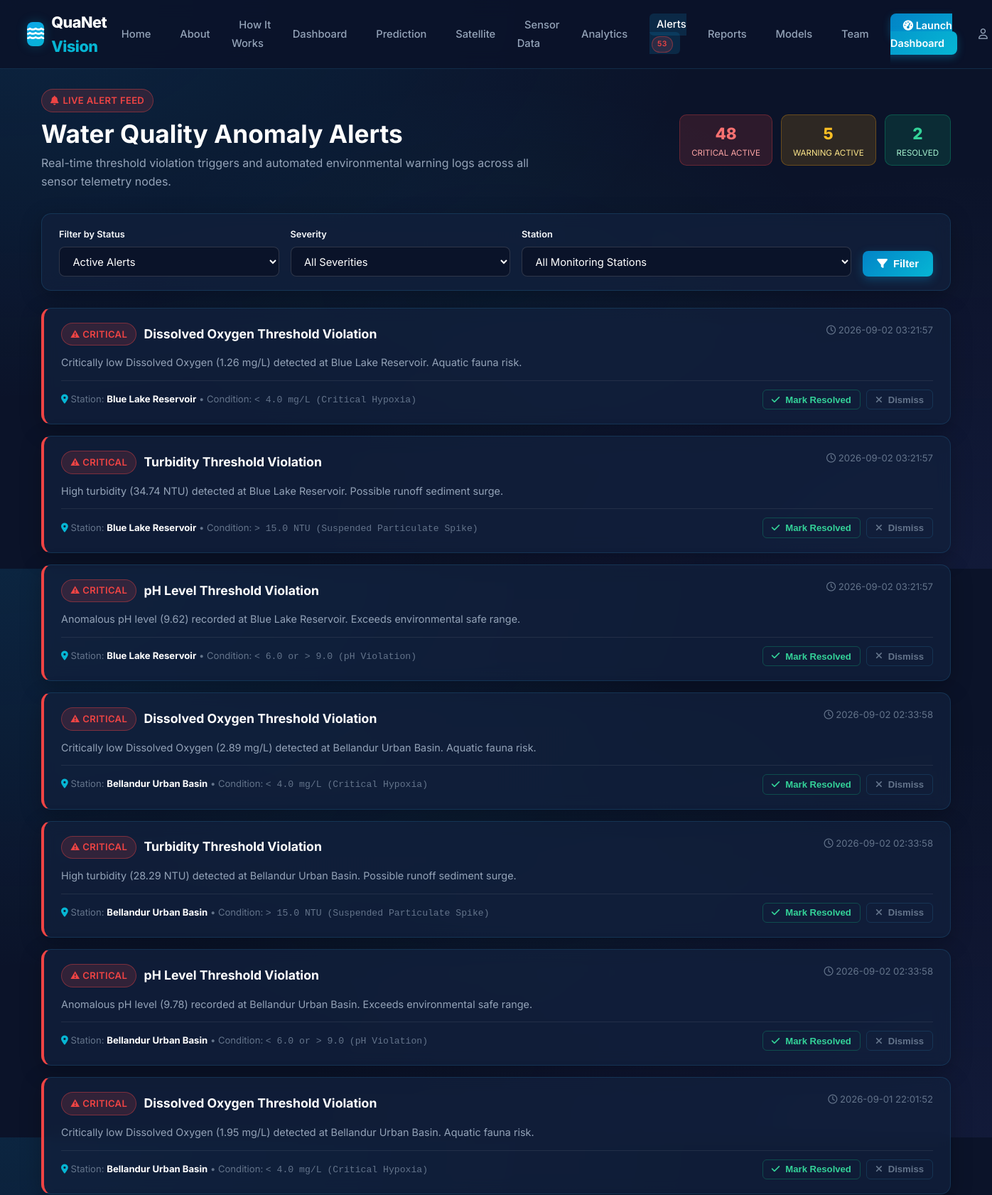
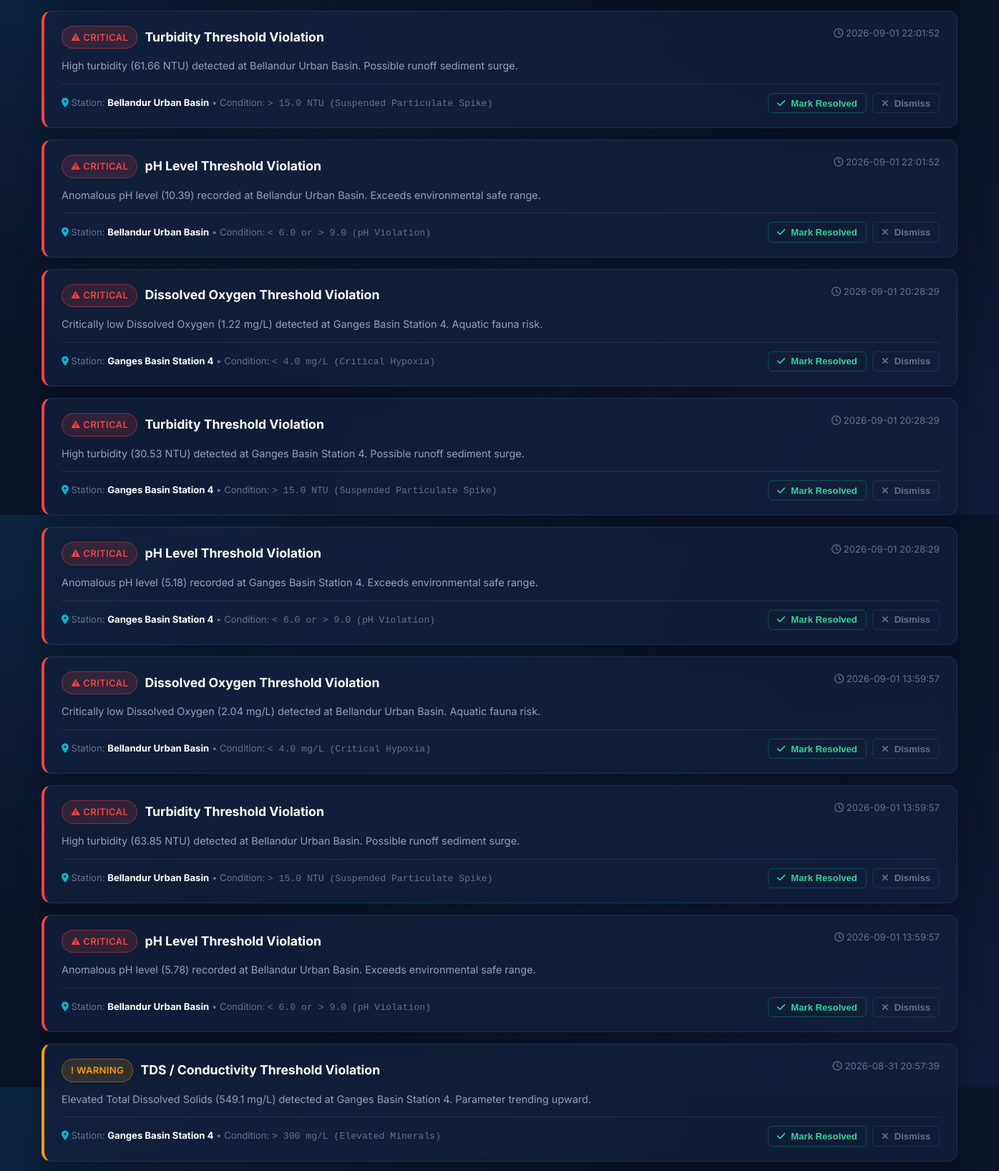
Screenshot of /alerts (upper part) with the database file from the repository (2 pictures, top to bottom).
### tables this page shows
CREATE TABLE alerts (
    id INTEGER PRIMARY KEY AUTOINCREMENT,
    timestamp DATETIME DEFAULT CURRENT_TIMESTAMP,
    water_body_id INTEGER REFERENCES water_bodies(id),
    severity TEXT NOT NULL, -- 'CRITICAL', 'WARNING', 'INFO'
    parameter TEXT NOT NULL,
    value REAL,
    threshold_exceeded TEXT,
    message TEXT NOT NULL,
    status TEXT DEFAULT 'ACTIVE' -- 'ACTIVE', 'RESOLVED', 'DISMISSED'
);

CREATE TABLE water_bodies (
    id INTEGER PRIMARY KEY AUTOINCREMENT,
    name TEXT NOT NULL UNIQUE,
    location TEXT NOT NULL,
    latitude REAL,
    longitude REAL,
    basin_type TEXT,
    description TEXT,
    created_at TIMESTAMP DEFAULT CURRENT_TIMESTAMP
);

### routes/alerts.py (the view)
@alerts_bp.route('/alerts')
def index():
    severity = request.args.get('severity', '').strip()
    status = request.args.get('status', 'ACTIVE').strip()
    wb_id = request.args.get('water_body_id', type=int)
    where_clauses = []
    params = []
    if status and status != 'ALL':
        where_clauses.append("a.status = ?")
        params.append(status)
    if severity:
        where_clauses.append("a.severity = ?")
        params.append(severity)
    if wb_id:
        where_clauses.append("a.water_body_id = ?")
        params.append(wb_id)
    where_sql = "WHERE " + " AND ".join(where_clauses) if where_clauses else ""
    alerts = query_db(f"""
        SELECT a.*, wb.name as water_body_name, wb.location as water_body_location
        FROM alerts a
        LEFT JOIN water_bodies wb ON a.water_body_id = wb.id
        {where_sql}
        ORDER BY a.timestamp DESC
    """, tuple(params))
    crit_count = query_db("SELECT COUNT(*) as count FROM alerts WHERE severity = 'CRITICAL' AND status = 'ACTIVE'", one=True)['count']
    warn_count = query_db("SELECT COUNT(*) as count FROM alerts WHERE severity = 'WARNING' AND status = 'ACTIVE'", one=True)['count']
    resolved_count = query_db("SELECT COUNT(*) as count FROM alerts WHERE status = 'RESOLVED'", one=True)['count']
    water_bodies = query_db("SELECT id, name FROM water_bodies ORDER BY id")
    return render_template('alerts.html',
        alerts=alerts,
        crit_count=crit_count,
        warn_count=warn_count,
        resolved_count=resolved_count,
        selected_severity=severity,
        selected_status=status,
        selected_wb=wb_id,
        water_bodies=water_bodies
    )

### database/db.py (called while the page is built)
def get_db():
    if 'db' not in g:
        db_path = Config.DATABASE
        os.makedirs(os.path.dirname(db_path), exist_ok=True)
        g.db = sqlite3.connect(db_path, detect_types=sqlite3.PARSE_DECLTYPES)
        g.db.row_factory = sqlite3.Row
    return g.db

def query_db(query, args=(), one=False):
    db = get_db()
    cur = db.execute(query, args)
    rv = cur.fetchall()
    cur.close()
    return (dict(rv[0]) if rv else None) if one else [dict(row) for row in rv]

### routes/auth.py (called while the page is built)
@auth_bp.before_app_request
def load_logged_in_user():
    user_id = session.get('user_id')
    if user_id is None:
        g.user = None
    else:
        g.user = query_db("SELECT id, name, email, role FROM users WHERE id = ?", (user_id,), one=True)

### templates/alerts.html (shortened to what this page needs)
{% extends "base.html" %}
{% block content %}
<div style="display: flex; justify-content: space-between; align-items: center; flex-wrap: wrap; gap: 1rem; margin-bottom: 2rem;">
    <div>
        <span class="badge badge-danger" style="margin-bottom: 0.5rem;"><i class="fa-solid fa-bell"></i> Live Alert Feed</span>
        <h1 style="font-size: 2.2rem;">Water Quality Anomaly Alerts</h1>
        <p style="color: var(--text-secondary); max-width: 700px; margin-top: 0.35rem;">
            Real-time threshold violation triggers and automated environmental warning logs across all sensor telemetry nodes.
        </p>
    </div>
    <div style="display: flex; gap: 0.75rem; flex-wrap: wrap;">
        <div style="background: rgba(239, 68, 68, 0.15); border: 1px solid rgba(239, 68, 68, 0.3); border-radius: 10px; padding: 0.5rem 1rem; text-align: center;">
            <div style="font-size: 1.4rem; font-weight: 800; color: #f87171;">{{ crit_count }}</div>
            <div style="font-size: 0.72rem; color: #fca5a5; text-transform: uppercase;">Critical Active</div>
        </div>
        <div style="background: rgba(245, 158, 11, 0.15); border: 1px solid rgba(245, 158, 11, 0.3); border-radius: 10px; padding: 0.5rem 1rem; text-align: center;">
            <div style="font-size: 1.4rem; font-weight: 800; color: #fbbf24;">{{ warn_count }}</div>
            <div style="font-size: 0.72rem; color: #fde68a; text-transform: uppercase;">Warning Active</div>
        </div>
        <div style="background: rgba(16, 185, 129, 0.15); border: 1px solid rgba(16, 185, 129, 0.3); border-radius: 10px; padding: 0.5rem 1rem; text-align: center;">
            <div style="font-size: 1.4rem; font-weight: 800; color: #34d399;">{{ resolved_count }}</div>
            <div style="font-size: 0.72rem; color: #a7f3d0; text-transform: uppercase;">Resolved</div>
        </div>
    </div>
</div>
<div class="card" style="margin-bottom: 1.5rem; padding: 1.15rem 1.5rem;">
    <form method="GET" action="{{ url_for('alerts.index') }}" style="display: flex; gap: 1rem; flex-wrap: wrap; align-items: flex-end;">
        <div style="flex: 1; min-width: 150px;">
            <label class="form-label" style="font-size: 0.8rem;">Filter by Status</label>
            <select name="status" class="form-select">
                <option value="ACTIVE" {% if selected_status == 'ACTIVE' %}selected{% endif %}>Active Alerts</option>
            </select>
        </div>
        <div style="flex: 1; min-width: 150px;">
            <label class="form-label" style="font-size: 0.8rem;">Severity</label>
            <select name="severity" class="form-select">
                <option value="">All Severities</option>
            </select>
        </div>
        <div style="flex: 1.5; min-width: 180px;">
            <label class="form-label" style="font-size: 0.8rem;">Station</label>
            <select name="water_body_id" class="form-select">
                <option value="">All Monitoring Stations</option>
            </select>
        </div>
        <div>
            <button type="submit" class="btn btn-primary" style="padding: 0.65rem 1.25rem;"><i class="fa-solid fa-filter"></i> Filter</button>
        </div>
    </form>
</div>
<div style="display: flex; flex-direction: column; gap: 1rem;">
    {% for a in alerts %}
        <div class="card" style="border-left: 4px solid {% if a.severity == 'CRITICAL' %}#ef4444{% elif a.severity == 'WARNING' %}#f59e0b{% else %}#0ea5e9{% endif %}; padding: 1.25rem 1.5rem;">
            <div style="display: flex; justify-content: space-between; align-items: flex-start; flex-wrap: wrap; gap: 0.75rem; margin-bottom: 0.75rem;">
                <div style="display: flex; align-items: center; gap: 0.65rem;">
                    <span class="badge {% if a.severity == 'CRITICAL' %}badge-danger{% elif a.severity == 'WARNING' %}badge-warning{% else %}badge-info{% endif %}">
                        {% if a.severity == 'CRITICAL' %}⚠ CRITICAL{% elif a.severity == 'WARNING' %}! WARNING{% else %}ℹ INFO{% endif %}
                    </span>
                    <h3 style="font-size: 1.1rem; color: #ffffff;">{{ a.parameter }} Threshold Violation</h3>
                </div>
                <div style="font-size: 0.82rem; color: var(--text-muted);">
                    <i class="fa-regular fa-clock"></i> {{ a.timestamp }}
                </div>
            </div>
            <p style="font-size: 0.9rem; color: var(--text-secondary); line-height: 1.6; margin-bottom: 0.85rem;">
                {{ a.message }}
            </p>
            <div style="display: flex; justify-content: space-between; align-items: center; flex-wrap: wrap; gap: 0.75rem; border-top: 1px solid rgba(255, 255, 255, 0.08); padding-top: 0.75rem; font-size: 0.82rem;">
                <div style="color: var(--text-muted);">
                    <i class="fa-solid fa-location-dot" style="color: var(--accent-cyan);"></i> Station: <strong style="color: #ffffff;">{{ a.water_body_name or 'Station' }}</strong> &bull; Condition: <code>{{ a.threshold_exceeded or 'Limit Breached' }}</code>
                </div>
                <div style="display: flex; gap: 0.5rem;">
                    {% if a.status == 'ACTIVE' %}
                        <form method="POST" action="{{ url_for('alerts.resolve', alert_id=a.id) }}" style="display: inline;">
                            <button type="submit" class="btn btn-outline btn-sm" style="color: #34d399; border-color: rgba(16, 185, 129, 0.3);">
                                <i class="fa-solid fa-check"></i> Mark Resolved
                            </button>
                        </form>
                        <form method="POST" action="{{ url_for('alerts.dismiss', alert_id=a.id) }}" style="display: inline;">
                            <button type="submit" class="btn btn-outline btn-sm" style="color: var(--text-muted);">
                                <i class="fa-solid fa-xmark"></i> Dismiss
                            </button>
                        </form>
                    {% else %}
                        <span class="badge badge-good" style="font-size: 0.75rem;">
                            ✓ {{ a.status }}
                        </span>
                    {% endif %}
                </div>
            </div>
        </div>
    {% endfor %}
</div>
{% endblock %}

### static/css/style.css (style rules this page uses)
:root { --bg-primary: #0b1329; --bg-secondary: #111e38; --bg-card: rgba(18, 32, 60, 0.75); --bg-card-hover: rgba(25, 45, 85, 0.85); --border-color: rgba(56, 189, 248, 0.15); --border-focus: #0ea5e9; --text-primary: #f8fafc; --text-secondary: #94a3b8; --text-muted: #64748b; --accent-cyan: #06b6d4; --accent-blue: #0ea5e9; --accent-indigo: #6366f1; --accent-glow: rgba(6, 182, 212, 0.25); --status-good: #10b981; --status-good-bg: rgba(16, 185, 129, 0.15); --status-moderate: #f59e0b; --status-moderate-bg: rgba(245, 158, 11, 0.15); --status-poor: #ef4444; --status-poor-bg: rgba(239, 68, 68, 0.15); --font-sans: 'Inter', system-ui, -apple-system, BlinkMacSystemFont, "Segoe UI", Roboto, sans-serif; }
* { box-sizing: border-box; margin: 0; padding: 0; }
body { font-family: var(--font-sans); background-color: var(--bg-primary); background-image: radial-gradient(at 0% 0%, rgba(14, 165, 233, 0.12) 0px, transparent 50%), radial-gradient(at 100% 100%, rgba(99, 102, 241, 0.08) 0px, transparent 50%), radial-gradient(at 50% 50%, rgba(6, 182, 212, 0.05) 0px, transparent 50%); color: var(--text-primary); min-height: 100vh; display: flex; flex-direction: column; overflow-x: hidden; line-height: 1.6; }
h1, h2, h3, h4, h5, h6 { color: #ffffff; font-weight: 700; line-height: 1.3; }
.card { background: var(--bg-card); backdrop-filter: blur(10px); border: 1px solid var(--border-color); border-radius: 14px; padding: 1.5rem; box-shadow: 0 8px 30px rgba(0, 0, 0, 0.25); transition: transform 0.2s ease, border-color 0.2s ease; }
.badge { display: inline-flex; align-items: center; gap: 0.35rem; padding: 0.3rem 0.75rem; border-radius: 9999px; font-size: 0.82rem; font-weight: 600; letter-spacing: 0.3px; text-transform: uppercase; }
.badge-moderate, .badge-warning { background: var(--status-moderate-bg); color: var(--status-moderate); border: 1px solid rgba(245, 158, 11, 0.4); }
.badge-poor, .badge-danger { background: var(--status-poor-bg); color: var(--status-poor); border: 1px solid rgba(239, 68, 68, 0.4); }
.form-label { display: block; margin-bottom: 0.4rem; font-size: 0.88rem; font-weight: 600; color: var(--text-primary); }
.form-control, .form-select { width: 100%; background: rgba(11, 19, 41, 0.9); border: 1px solid rgba(255, 255, 255, 0.15); border-radius: 8px; padding: 0.65rem 0.9rem; color: #ffffff; font-size: 0.92rem; font-family: inherit; transition: all 0.2s ease; }
.btn { display: inline-flex; align-items: center; justify-content: center; gap: 0.5rem; padding: 0.65rem 1.25rem; border-radius: 8px; font-size: 0.92rem; font-weight: 600; cursor: pointer; transition: all 0.2s ease; border: none; text-decoration: none; }
.btn-primary { background: linear-gradient(135deg, #0284c7, #06b6d4); color: #ffffff; box-shadow: 0 4px 14px rgba(14, 165, 233, 0.3); }
.btn-outline { background: transparent; border: 1px solid var(--border-color); color: var(--text-primary); }
.btn-sm { padding: 0.35rem 0.75rem; font-size: 0.82rem; border-radius: 6px; }

### rows the page displays
alerts: severity "⚠ CRITICAL", parameter "Dissolved Oxygen", timestamp "2026-09-02 03:21:57", message "Critically low Dissolved Oxygen (1.26 mg/L) detected at Blue Lake Reservoir. Aquatic fauna risk.", name "Blue Lake Reservoir", threshold_exceeded "< 4.0 mg/L (Critical Hypoxia)"
alerts: severity "⚠ CRITICAL", parameter "Turbidity", timestamp "2026-09-02 03:21:57", message "High turbidity (34.74 NTU) detected at Blue Lake Reservoir. Possible runoff sediment surge.", name "Blue Lake Reservoir", threshold_exceeded "> 15.0 NTU (Suspended Particulate Spike)"
alerts: severity "⚠ CRITICAL", parameter "pH Level", timestamp "2026-09-02 03:21:57", message "Anomalous pH level (9.62) recorded at Blue Lake Reservoir. Exceeds environmental safe range.", name "Blue Lake Reservoir", threshold_exceeded "< 6.0 or > 9.0 (pH Violation)"
alerts: severity "⚠ CRITICAL", parameter "Dissolved Oxygen", timestamp "2026-09-02 02:33:58", message "Critically low Dissolved Oxygen (2.89 mg/L) detected at Bellandur Urban Basin. Aquatic fauna risk.", name "Bellandur Urban Basin", threshold_exceeded "< 4.0 mg/L (Critical Hypoxia)"
alerts: severity "⚠ CRITICAL", parameter "Turbidity", timestamp "2026-09-02 02:33:58", message "High turbidity (28.29 NTU) detected at Bellandur Urban Basin. Possible runoff sediment surge.", name "Bellandur Urban Basin", threshold_exceeded "> 15.0 NTU (Suspended Particulate Spike)"
alerts: severity "⚠ CRITICAL", parameter "pH Level", timestamp "2026-09-02 02:33:58", message "Anomalous pH level (9.78) recorded at Bellandur Urban Basin. Exceeds environmental safe range.", name "Bellandur Urban Basin", threshold_exceeded "< 6.0 or > 9.0 (pH Violation)"
alerts: severity "⚠ CRITICAL", parameter "Dissolved Oxygen", timestamp "2026-09-01 22:01:52", message "Critically low Dissolved Oxygen (1.95 mg/L) detected at Bellandur Urban Basin. Aquatic fauna risk.", name "Bellandur Urban Basin", threshold_exceeded "< 4.0 mg/L (Critical Hypoxia)"
alerts: severity "⚠ CRITICAL", parameter "Turbidity", timestamp "2026-09-01 22:01:52", message "High turbidity (61.66 NTU) detected at Bellandur Urban Basin. Possible runoff sediment surge.", name "Bellandur Urban Basin", threshold_exceeded "> 15.0 NTU (Suspended Particulate Spike)"
alerts: severity "⚠ CRITICAL", parameter "pH Level", timestamp "2026-09-01 22:01:52", message "Anomalous pH level (10.39) recorded at Bellandur Urban Basin. Exceeds environmental safe range.", name "Bellandur Urban Basin", threshold_exceeded "< 6.0 or > 9.0 (pH Violation)"
alerts: severity "⚠ CRITICAL", parameter "Dissolved Oxygen", timestamp "2026-09-01 20:28:29", message "Critically low Dissolved Oxygen (1.22 mg/L) detected at Ganges Basin Station 4. Aquatic fauna risk.", name "Ganges Basin Station 4", threshold_exceeded "< 4.0 mg/L (Critical Hypoxia)"
alerts: severity "⚠ CRITICAL", parameter "Turbidity", timestamp "2026-09-01 20:28:29", message "High turbidity (30.53 NTU) detected at Ganges Basin Station 4. Possible runoff sediment surge.", name "Ganges Basin Station 4", threshold_exceeded "> 15.0 NTU (Suspended Particulate Spike)"
alerts: severity "⚠ CRITICAL", parameter "pH Level", timestamp "2026-09-01 20:28:29", message "Anomalous pH level (5.18) recorded at Ganges Basin Station 4. Exceeds environmental safe range.", name "Ganges Basin Station 4", threshold_exceeded "< 6.0 or > 9.0 (pH Violation)"
alerts: severity "⚠ CRITICAL", parameter "Dissolved Oxygen", timestamp "2026-09-01 13:59:57", message "Critically low Dissolved Oxygen (2.04 mg/L) detected at Bellandur Urban Basin. Aquatic fauna risk.", name "Bellandur Urban Basin", threshold_exceeded "< 4.0 mg/L (Critical Hypoxia)"
alerts: severity "⚠ CRITICAL", parameter "Turbidity", timestamp "2026-09-01 13:59:57", message "High turbidity (63.85 NTU) detected at Bellandur Urban Basin. Possible runoff sediment surge.", name "Bellandur Urban Basin", threshold_exceeded "> 15.0 NTU (Suspended Particulate Spike)"
alerts: severity "⚠ CRITICAL", parameter "pH Level", timestamp "2026-09-01 13:59:57", message "Anomalous pH level (5.78) recorded at Bellandur Urban Basin. Exceeds environmental safe range.", name "Bellandur Urban Basin", threshold_exceeded "< 6.0 or > 9.0 (pH Violation)"
alerts: severity "! WARNING", parameter "TDS / Conductivity", timestamp "2026-08-31 20:57:39", message "Elevated Total Dissolved Solids (549.1 mg/L) detected at Ganges Basin Station 4. Parameter trending upward.", name "Ganges Basin Station 4", threshold_exceeded "> 300 mg/L (Elevated Minerals)"

### other values shown
{{ active_alert_count }} "53"
{{ crit_count }} "48"
{{ warn_count }} "5"
{{ resolved_count }} "2"
